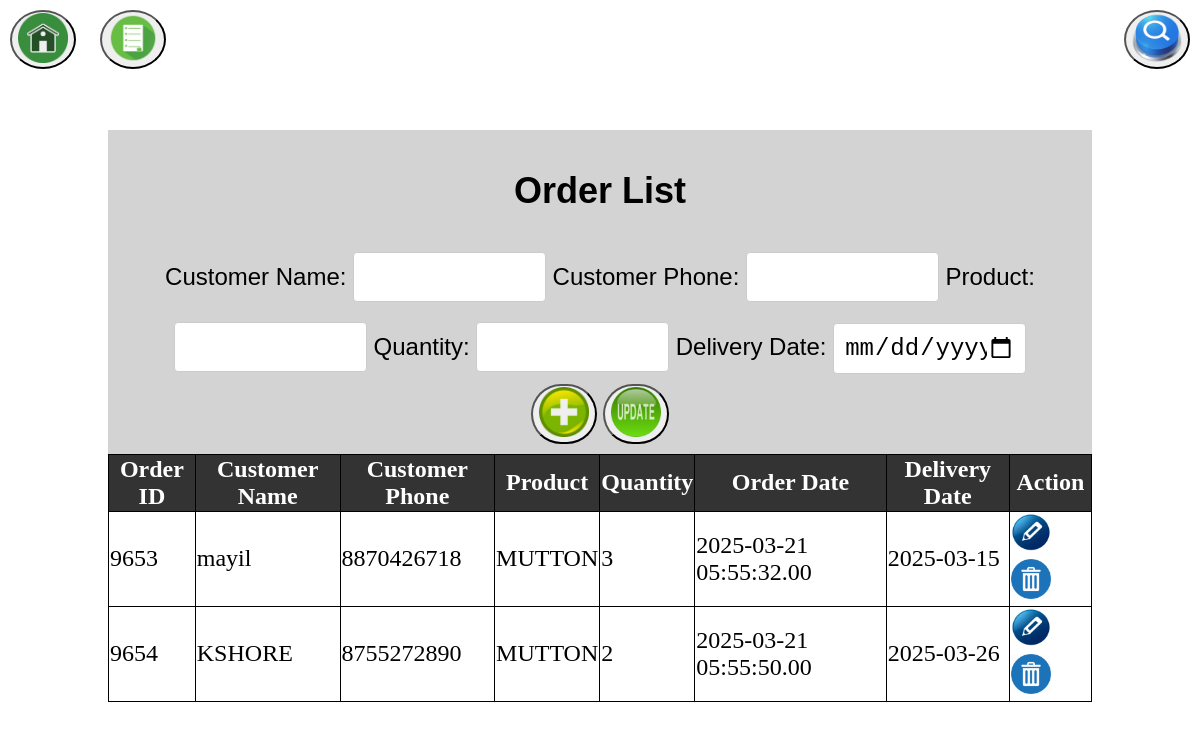
/user_dash/order.php, run on the app's committed database.
### tables this page shows
CREATE TABLE `order` (
  `customerName` varchar(20) NOT NULL,
  `product` varchar(20) NOT NULL,
  `quantity` int(10) NOT NULL,
  `orderDate` datetime(2) NOT NULL,
  `deliveryDate` date NOT NULL,
  `cus_phone` char(10) NOT NULL,
  `order_id` int(10) NOT NULL
);

### user_dash/order.php (the view, shortened to what this page needs)
<?php
include 'db.php';
?>
<!DOCTYPE html>
<html lang="en">
<head>
</head>
<body>
<div style="position: fixed; top: 10px; left: 10px;">
    <button>
    <a href="user_dash.php">
        <img src="image/home_icon.png" alt="Home" style="width: 50px; height: 50px;">
    </a>
    </button>
</div>
<div style="position: fixed; top: 10px; left: 100px;">
    <button>
    <a href="order_list.php">
        <img src="image/product_list_icon.png" alt="Order List" style="width: 50px; height: 50px;">
    </a>
    </button>
</div>
<div style="position: fixed; top: 10px; right: 10px;">
    <button id="searchOrderBtn" style="border-radius: 50%;">
        <img src="image/search_icon.png" alt="Search" style="width: 50px; height: 50px;">
    </button>
</div>
<div class="container">
    <div class="header" style="font-size: 24px; background-color: lightgray; padding: 10px; text-align: center;">
        <h2>Order List</h2>
        <form method="POST">
            <label>Customer Name:</label>
            <input type="text" name="customerName" id="customerName_input" required>
            <label>Customer Phone:</label>
            <input type="text" name="cus_phone" id="cus_phone_input" required>
                <label>Product:</label>
            <input type="text" name="product" id="product_input" required>
            <label>Quantity:</label>
            <input type="text" name="quantity" id="quantity_input" required>
            <label>Delivery Date:</label>
            <input type="date" name="deliveryDate" id="deliveryDate_input" required><br>
            <button type="submit" name="createOrder" style="border-radius: 50px; font-size: 16px;">
                <img src="image/add_icon.png" alt="Create Order" style="width: 50px; height: 50px;">
            </button>
            <button type="submit" name="updateOrder" style="border-radius: 50px; font-size: 16px;">
                <img src="image/update_icon.png" alt="Update Order" style="width: 50px; height: 50px;">
            </button></form>
    </div>
    <table border="1">
        <tr>
            <th>Order ID</th>
            <th>Customer Name</th>
            <th>Customer Phone</th>
            <th>Product</th>
            <th>Quantity</th>
            <th>Order Date</th>
            <th>Delivery Date</th>
            <th>Action</th>
        </tr>
        <?php
        $sql = "SELECT * FROM `order`";
        $result = $conn->query($sql);
        while ($row = $result->fetch_assoc()): ?>
        <tr>
            <td><?= $row['order_id'] ?></td>
            <td><?= $row['customerName'] ?></td>
            <td><?= $row['cus_phone'] ?></td>
            <td><?= $row['product'] ?></td>
            <td><?= $row['quantity'] ?></td>
            <td><?= $row['orderDate'] ?></td>
            <td><?= $row['deliveryDate'] ?></td>
            <td>
                <img src="image/edit_icon.png" alt="Edit" style="width: 40px; height: 40px;" onclick="editOrder(<?= $row['order_id'] ?>, '<?= $row['customerName'] ?>', '<?= $row['cus_phone'] ?>', '<?= $row['product'] ?>', '<?= $row['quantity'] ?>', '<?= $row['deliveryDate'] ?>')">
                <a href="?delete=<?= $row['order_id'] ?>" onclick="return confirm('Are you sure?')"><img src="image/delete_icon.png" style="width: 40px; height: 40px;" alt="Delete"></a>
            </td>
        </tr>
        <?php endwhile; ?>
    </table>
</div>
</body>
</html>

### user_dash/order.php (style rules this page uses)
body { background-image: url('image/image.png'); font-family: Arial, sans-serif; }
.container { margin-top: 100px; margin-left: 70px; margin-right: 70px; padding: 30px; }
.container h2 { text-align: center; color: black; }
.container input { width: 20%; padding: 10px; margin: 10px 0; border: 1px solid #ccc; border-radius: 4px; box-sizing: border-box; font-size: 24px; }
button { border-radius: 50%; transition: transform 0.3s ease; }
table { font-family: 'Times New Roman', Times, serif; border-collapse: collapse; width: 100%; font-size: 24px; border: 1px solid black; }
table tr th { background-color: #333; color: white; }
table tr td { background-color: white; color: black; }

### data on the page
order: order_id "9653", customerName "mayil", cus_phone "8870426718", product "MUTTON", quantity "3", orderDate "2025-03-21 05:55:32.00", deliveryDate "2025-03-15"
order: order_id "9654", customerName "KSHORE", cus_phone "8755272890", product "MUTTON", quantity "2", orderDate "2025-03-21 05:55:50.00", deliveryDate "2025-03-26"
